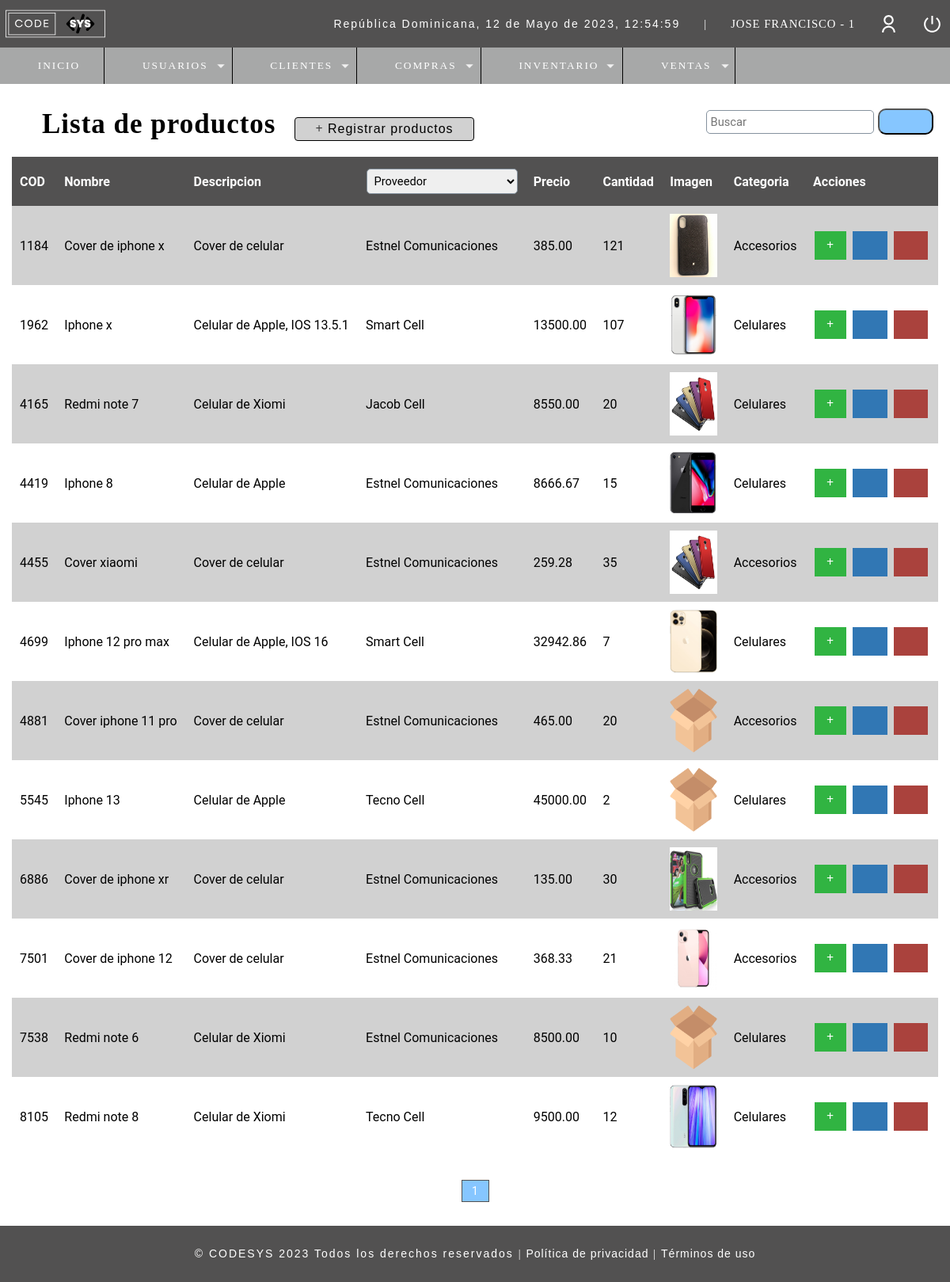
Page /r_productos.php (signed in) on the earlier database version.
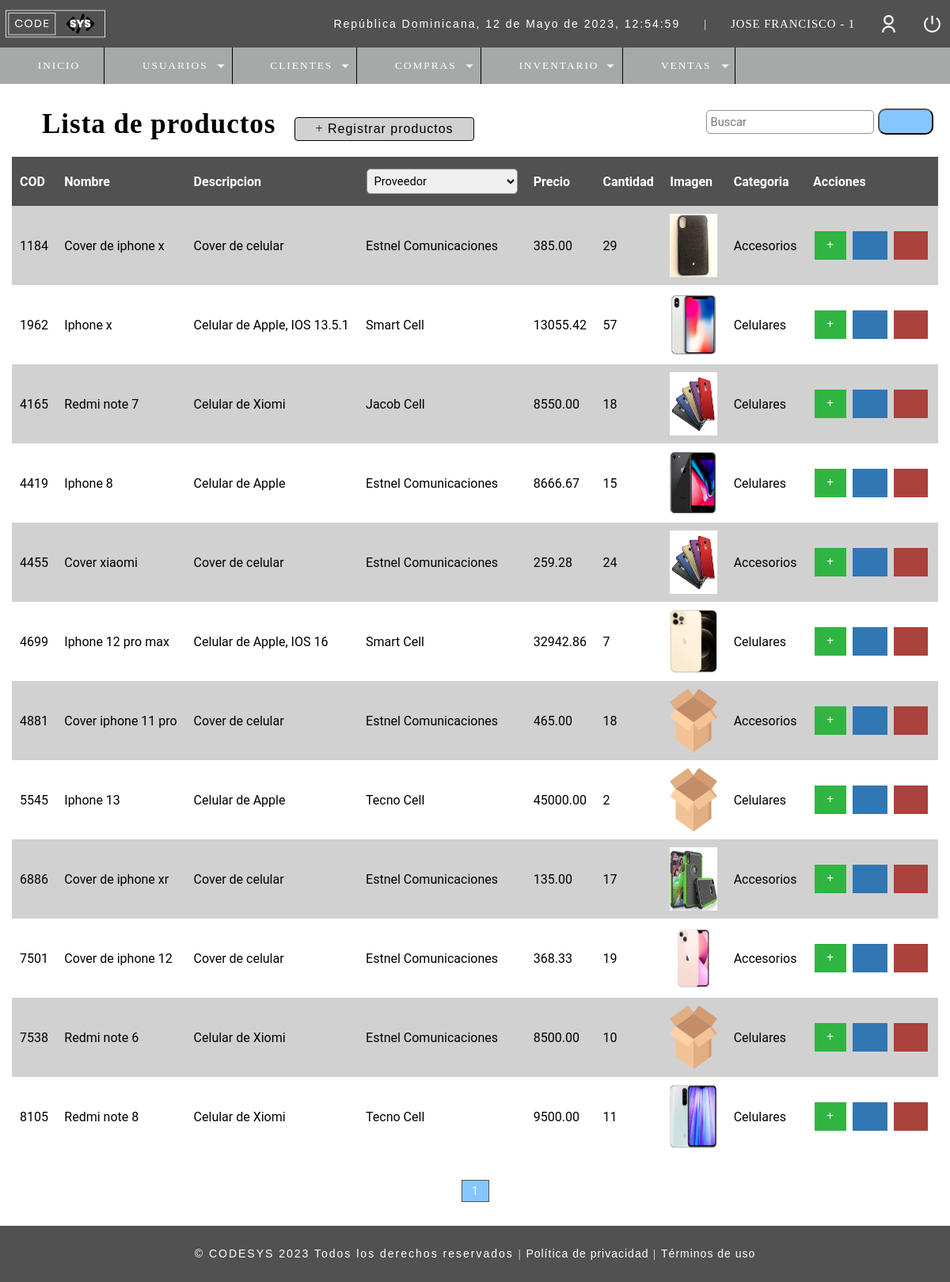
Same page on the later database version.
### tables this page shows
CREATE TABLE `t_producto` (
  `Cod_Producto` int(11) NOT NULL,
  `Nombre` varchar(50) NOT NULL,
  `Descripcion` varchar(100) DEFAULT NULL,
  `Proveedor` int(11) DEFAULT NULL,
  `Precio_Unitario` decimal(10,2) DEFAULT NULL,
  `Cantidad` int(11) DEFAULT NULL,
  `Fecha_Registro` datetime NOT NULL DEFAULT current_timestamp(),
  `Costo` decimal(50,0) NOT NULL,
  `Imagen` text DEFAULT NULL,
  `ID_Usuario` int(11) NOT NULL,
  `ID_Estado` int(11) NOT NULL,
  `ID_Categoria` int(11) NOT NULL
);

CREATE TABLE `t_proveedor` (
  `ID_Proveedor` int(11) NOT NULL,
  `Proveedor` varchar(50) DEFAULT NULL,
  `Cod_Usuario` int(11) NOT NULL,
  `Fecha_Registro` datetime NOT NULL DEFAULT current_timestamp(),
  `Contacto` varchar(50) DEFAULT NULL,
  `Telefono` varchar(15) DEFAULT NULL,
  `Direccion` varchar(100) DEFAULT NULL,
  `ID_Estado` int(11) NOT NULL
);

CREATE TABLE `t_categoria` (
  `ID_Categoria` int(11) NOT NULL,
  `Nombre_Categoria` varchar(50) NOT NULL,
  `Descripcion` varchar(100) NOT NULL
);

### Controllers/r_productos.controller.php (called while the page is built, shortened)
<?php
include("./Database/conn_backend.php");
$paginas = 50;
if(empty($_GET['pagina'])){
    $pagina = 1;
}else{
    $pagina = $_GET['pagina'];
}
$from = ($pagina - 1) * $paginas;
$sql = "SELECT prod.Cod_Producto, prod.Nombre, prod.Descripcion, prov.Proveedor, prod.Precio_Unitario, prod.Cantidad, prod.Costo, prod.Imagen, e.Estado, ca.Nombre_Categoria
            FROM t_producto prod
            INNER JOIN t_estado e
            INNER JOIN t_proveedor prov
            INNER JOIN t_categoria ca
            ON prod.ID_Estado = e.ID_Estado
            AND prod.Proveedor = prov.ID_Proveedor
            AND prod.ID_Categoria = ca.ID_Categoria
            WHERE e.ID_Estado = 1
            ORDER BY prod.Cod_Producto ASC
            LIMIT $from,$paginas";
$result = mysqli_query($conn, $sql);
?>

### r_productos.php (the view, shortened to what the changed rows need)
<?php
    include_once("Include/plantilla_Cabeza.php");
    include("Controllers/r_productos.controller.php");
    $usuario = $_SESSION['Usuario'];
	include("Database/conn_backend.php");
	$sql = mysqli_query($conn,
	"SELECT (u.Rol) as ID_Rol, (r.Rol) as Rol
		FROM t_usuario u
		INNER JOIN t_rol r
		ON u.Rol = r.ID_Rol WHERE Usuario='$usuario'");
	$idrol = 0;
	while($mostrar = mysqli_fetch_array($sql)){
		$idrol = $mostrar['ID_Rol'];
	}
?>
<br>
<br>
<head>
    <link rel="stylesheet" href="css/style.css">
</head>
<section id="container">
    <div class="r_user">
	<h1><i class="fa-solid fa-tag" style="color: #000;"></i> Lista de productos</h1>
    <div class="containerTableResponsive">
    <table>
        <thead class="table">
        <tr>
            <th>COD</th>
            <th>Nombre</th>
            <th>Descripcion</th>
            <th>
                <select name="proveedor" id="search_proveedor" class="form-select form-select-lg mb-1" aria-label=".form-select-lg example">
                <option value="" selected>Proveedor</option>
                </select>
            </th>
            <th>Precio</th>
            <th>Cantidad</th>
            <th>Imagen</th>
            <th>Categoria</th>
            <th>Acciones</th>
        </tr>
        </thead>
        <tbody>
        <?php while($mostrar = mysqli_fetch_array($result)): ?>
        <tr class="row<?= $mostrar['Cod_Producto']; ?>">
            <td><?= $mostrar['Cod_Producto']; ?></td>
            <td><?= $mostrar['Nombre']; ?></td>
            <td><?= $mostrar['Descripcion']; ?></td>
            <td><?= $mostrar['Proveedor']; ?></td>
            <td class="celPrecio"><?= $mostrar['Precio_Unitario']; ?></td>
            <td class="celCantidad"><?= $mostrar['Cantidad']; ?></td>
            <td><img src="<?php echo 'assets/images/Uploads/'.$mostrar['Imagen'];?>" alt="Producto" height="80px" width="60px"></td>
            <td><?= $mostrar['Nombre_Categoria']; ?></td>
            <td>
                    <?php if($idrol != 4 && $idrol != 2){ ?>
                <a class="btn_append add_product" product="<?php echo $mostrar['Cod_Producto'];?>" href="#"><i class="fa-solid fa-plus" style="color: #fff;"></i></a>
                <a class="btn_edit" id="abrir_caja" href="u_productos.php?id=<?php echo $mostrar['Cod_Producto'];?>" data-bs-toggle="modal" data-bs-target="#btn_editar" ><i class="fa-solid fa-pen-to-square"></i></a>
                    <?php if($idrol != 3){ ?>
                <a class="btn_delete del_product" href="#" product="<?php echo $mostrar['Cod_Producto'];?>"><i class="fa-solid fa-trash"></i></a>
                    <?php }} ?>
            </td>
            <?php endwhile;?>
        </tr>
        </tbody>
    </table>
    </div>
    </div>
</section>
<?php include_once("Include/plantilla_pie.php");?>

Differences in the rows shown:
changed t_producto "Cover de iphone x": Cantidad "121" → "29"
changed t_producto "Iphone x": Precio_Unitario "13500.00" → "13055.42"; Cantidad "107" → "57"
changed t_producto "Redmi note 7": Cantidad "20" → "18"
changed t_producto "Cover xiaomi": Cantidad "35" → "24"
changed t_producto "Cover iphone 11 pro": Cantidad "20" → "18"
changed t_producto "Cover de iphone xr": Cantidad "30" → "17"
changed t_producto "Cover de iphone 12": Cantidad "21" → "19"
changed t_producto "Redmi note 8": Cantidad "12" → "11"
